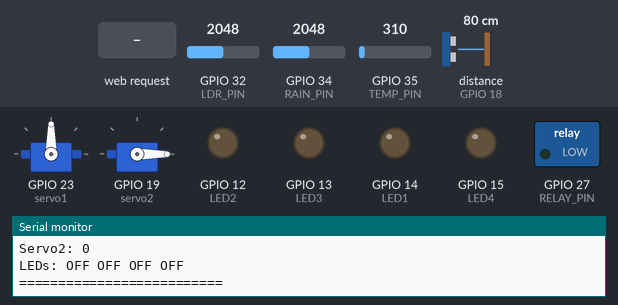
The sketch below on a simulated ESP32. Shown: 2 × servo, switched loads named in the sketch (green lamp = pin HIGH), output pins drawn as LEDs (lit = HIGH), the last lines printed to the serial monitor. Wiring (inferred from the names in the program): ultrasonic range finder: trigger GPIO 5; echo GPIO 18. The test bench sets the inputs (shaded band); at power-on: GPIO 35 (TEMP_PIN) = 310, GPIO 32 (LDR_PIN) = 2048, GPIO 34 (RAIN_PIN) = 2048, distance to the obstacle (sensor on GPIO 18) 80 cm. The echo pulse lasts 58.3 µs per cm; WiFi joins after 1.5 s; servers stay silent unless stated; pins used as bus, display or sensor lines are not drawn.

Above: at 2.7 s.
2.8 s: GPIO 35 (TEMP_PIN) set to 416
4.7 s: GPIO 35 (TEMP_PIN) set to 452
At 6.7 s:
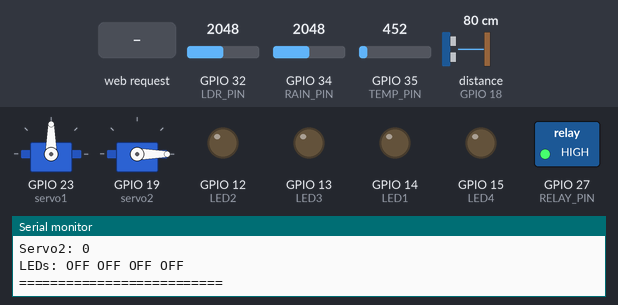
7.0 s: HTTP request GET /toggleMode received
At 8.5 s:
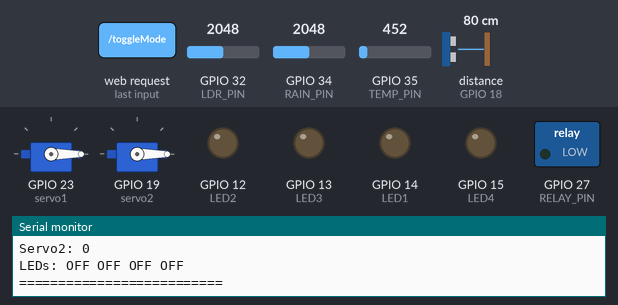
9.1 s: HTTP request GET /servo?s1=120 received
At 10.0 s:
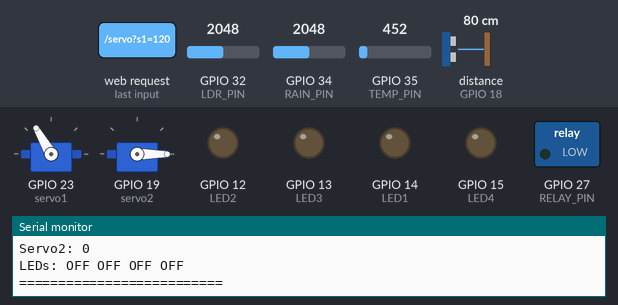
11.1 s: HTTP request GET /led?s1=1&s2=1&l=1 received
At 12.8 s:
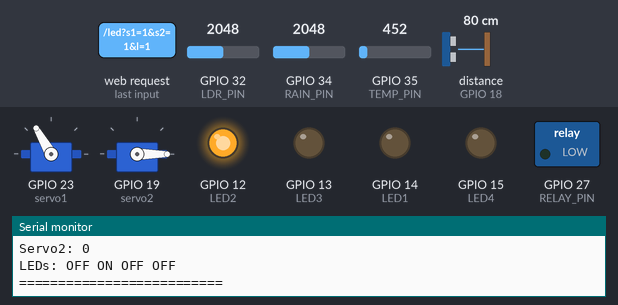
13.1 s: HTTP request GET /led received
At 14.4 s:
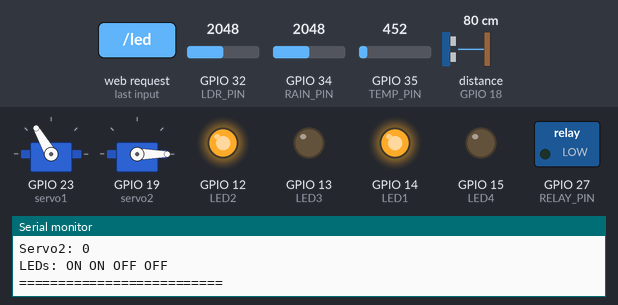
Timing chart, 0 to 16.1 s (numbered marks = the images above; inputs shaded):
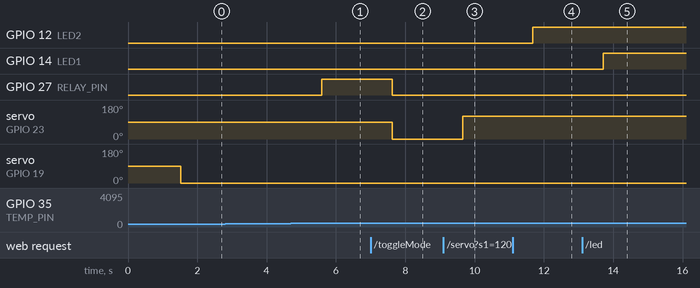

Measured:
- the behaviour switches between 434 and 435 on GPIO 35 (TEMP_PIN) (found by bisection; images 0 and 1)
- after the input at 4.7 s, GPIO 27 (RELAY_PIN): LOW → HIGH after 0.89 s
- after the input at 7.0 s, GPIO 27 (RELAY_PIN): HIGH → LOW after 0.62 s; servo on GPIO 23 (servo1): 90° → 0° after 0.62 s
- after the input at 9.1 s, servo on GPIO 23 (servo1): 0° → 120° after 0.56 s
- after the input at 11.1 s, GPIO 12 (LED2): LOW → HIGH after 0.58 s
- after the input at 13.1 s, GPIO 14 (LED1): LOW → HIGH after 0.61 s

The sketch:

Smart_Home.ino
```cpp
#include <WiFi.h>
#include <WebServer.h>
#include <ESP32Servo.h>

const char* ssid = "id wifi";
const char* password = "password";

WebServer server(80);
Servo servo1, servo2;

// Pin Definitions
#define RAIN_PIN 34
#define TRIG_PIN 5
#define ECHO_PIN 18
#define TEMP_PIN 35
#define LDR_PIN 32
#define RELAY_PIN 27
#define LED1 14  // Kamar 1
#define LED2 12  // Kamar 2
#define LED3 13  // Ruang Tamu
#define LED4 15  // Teras

bool manualMode = false;
int servo1Pos = 0;
int servo2Pos = 0;
int relayState = 0;
int ledState[4] = {0, 0, 0, 0};

// Fungsi baca sensor
float readTemp() {
  int adc = analogRead(TEMP_PIN);
  float voltage = (adc / 4095.0) * 3.3;
  return voltage * 100.0;
}

float readDistance() {
  digitalWrite(TRIG_PIN, LOW); delayMicroseconds(2);
  digitalWrite(TRIG_PIN, HIGH); delayMicroseconds(10);
  digitalWrite(TRIG_PIN, LOW);
  return pulseIn(ECHO_PIN, HIGH) * 0.034 / 2;
}

// Fungsi untuk menampilkan data sensor real-time
String sensorData() {
  float suhu = readTemp();
  float jarak = readDistance();
  int hujan = analogRead(RAIN_PIN);
  int ldr = analogRead(LDR_PIN);

  String data = "<ul>";
  data += "<li>Suhu: " + String(suhu, 1) + " °C</li>";
  data += "<li>Jarak: " + String(jarak, 1) + " cm</li>";
  data += "<li>Sensor Hujan: " + String(hujan) + "</li>";
  data += "<li>Sensor LDR: " + String(ldr) + "</li>";
  data += "</ul>";
  return data;
}

// Fungsi halaman HTML utama
String htmlPage() {
  String modeStr = manualMode ? "Manual" : "Otomatis";
  String html = R"rawliteral(
    <!DOCTYPE html><html>
    <head><meta name="viewport" content="width=device-width, initial-scale=1">
    <style>
      body { font-family: Arial; background: #f4f4f4; padding: 20px; }
      h2 { text-align: center; }
      .section { background: #fff; padding: 15px; margin-bottom: 15px; border-radius: 10px; box-shadow: 2px 2px 10px #ccc; }
      .btn { padding: 10px 15px; margin: 5px; border: none; border-radius: 5px; background: #2196F3; color: white; cursor: pointer; }
      .btn:hover { background: #0b7dda; }
      .slider { width: 100%; }
      .row { display: flex; flex-wrap: wrap; justify-content: space-around; }
    </style>
    </head>
    <body>
      <h2>Smart Home ESP32 Control</h2>
      <div class='section'>
        <h3>Mode: <b>)rawliteral";
  html += modeStr;
  html += R"rawliteral(</b></h3>
        <form action="/toggleMode"><button class="btn">Toggle Mode</button></form>
      </div>
      <div class='section'>
        <h3>Servo 1 (Jemuran) & Servo 2 (Garasi)</h3>
        <form action="/servo">
          Servo1: <input type="range" name="s1" min="0" max="180" value=")rawliteral";
  html += servo1Pos;
  html += R"rawliteral(" class="slider"><br>
          Servo2: <input type="range" name="s2" min="0" max="180" value=")rawliteral";
  html += servo2Pos;
  html += R"rawliteral(" class="slider"><br>
          <button class="btn" type="submit">Update</button>
        </form>
      </div>
      <div class='section'>
        <h3>Control Kipas (Temp > 35°C)</h3>
        <p>Status: <b>)rawliteral";
  html += (relayState ? "ON" : "OFF");
  html += R"rawliteral(</b></p>
        <form action="/relay"><button class="btn" name="r" value="toggle">Toggle Relay</button></form>
      </div>
      <div class='section'>
        <h3>Control Lampu Rumah</h3>
        <div class="row">
          <form action="/led"><button class="btn" name="l" value="0">Kamar 1: )rawliteral";
  html += (ledState[0] ? "ON" : "OFF");
  html += R"rawliteral(</button></form>
          <form action="/led"><button class="btn" name="l" value="1">Kamar 2: )rawliteral";
  html += (ledState[1] ? "ON" : "OFF");
  html += R"rawliteral(</button></form>
          <form action="/led"><button class="btn" name="l" value="2">Ruang Tamu: )rawliteral";
  html += (ledState[2] ? "ON" : "OFF");
  html += R"rawliteral(</button></form>
          <form action="/led"><button class="btn" name="l" value="3">Teras: )rawliteral";
  html += (ledState[3] ? "ON" : "OFF");
  html += R"rawliteral(</button></form>
        </div>
      </div>
      <div class='section'>
        <h3>Monitoring Sensor Real-Time</h3>
        <div id="sensorData">Memuat data...</div>
      </div>

      <script>
        setInterval(() => {
          fetch('/data')
            .then(res => res.text())
            .then(html => {
              document.getElementById('sensorData').innerHTML = html;
            });
        }, 2000);
      </script>
    </body></html>
  )rawliteral";
  return html;
}

void setup() {
  Serial.begin(115200);
  WiFi.begin(ssid, password);
  while (WiFi.status() != WL_CONNECTED) delay(500);
  Serial.println("WiFi connected");
  Serial.print("IP Address: "); Serial.println(WiFi.localIP());

  servo1.attach(23);
  servo2.attach(19);

  pinMode(TRIG_PIN, OUTPUT);
  pinMode(ECHO_PIN, INPUT);
  pinMode(RELAY_PIN, OUTPUT);
  pinMode(LED1, OUTPUT); pinMode(LED2, OUTPUT);
  pinMode(LED3, OUTPUT); pinMode(LED4, OUTPUT);

  server.on("/", []() {
    server.send(200, "text/html", htmlPage());
  });

  server.on("/toggleMode", []() {
    manualMode = !manualMode;
    server.send(200, "text/html", htmlPage());
  });

  server.on("/servo", []() {
    if (manualMode) {
      if (server.hasArg("s1")) servo1Pos = server.arg("s1").toInt();
      if (server.hasArg("s2")) servo2Pos = server.arg("s2").toInt();
    }
    server.send(200, "text/html", htmlPage());
  });

  server.on("/relay", []() {
    relayState = !relayState;
    server.send(200, "text/html", htmlPage());
  });

  server.on("/led", []() {
    int idx = server.arg("l").toInt();
    ledState[idx] = !ledState[idx];
    int ledPins[] = {LED1, LED2, LED3, LED4};
    digitalWrite(ledPins[idx], ledState[idx]);
    server.send(200, "text/html", htmlPage());
  });

  server.on("/data", []() {
    server.send(200, "text/html", sensorData());
  });

  server.begin();
}

void loop() {
  server.handleClient();

  float suhu = readTemp();
  float jarak = readDistance();
  int hujan = analogRead(RAIN_PIN);
  int ldr = analogRead(LDR_PIN);

  Serial.println("======= MONITORING =======");
  Serial.println("Mode: " + String(manualMode ? "Manual" : "Otomatis"));
  Serial.println("Suhu: " + String(suhu, 2) + "°C");
  Serial.println("Jarak: " + String(jarak, 2) + " cm");
  Serial.println("Sensor Hujan: " + String(hujan));
  Serial.println("Sensor LDR: " + String(ldr));
  Serial.println("Relay: " + String(relayState ? "ON" : "OFF"));
  Serial.println("Servo1: " + String(servo1Pos));
  Serial.println("Servo2: " + String(servo2Pos));
  Serial.print("LEDs: ");
  for (int i = 0; i < 4; i++) Serial.print(ledState[i] ? "ON " : "OFF ");
  Serial.println("\n==========================\n");

  if (!manualMode) {
    static int lastServo1 = -1;
    int targetServo1 = (hujan < 2500) ? 90 : 0;
    if (abs(targetServo1 - lastServo1) >= 3) {
      servo1.write(targetServo1);
      lastServo1 = targetServo1;
    }

    servo2.write(jarak < 17.0 ? 90 : 0);
    relayState = (suhu > 35.0) ? 1 : 0;
    digitalWrite(RELAY_PIN, relayState);

    bool lightOn = (ldr < 1500);
    digitalWrite(LED1, lightOn);
    digitalWrite(LED2, lightOn);
    digitalWrite(LED3, lightOn);
    digitalWrite(LED4, lightOn);
  } else {
    digitalWrite(RELAY_PIN, relayState ? LOW : HIGH); // aktif low
    servo1.write(servo1Pos);
    servo2.write(servo2Pos);
    digitalWrite(LED1, ledState[0]);
    digitalWrite(LED2, ledState[1]);
    digitalWrite(LED3, ledState[2]);
    digitalWrite(LED4, ledState[3]);
  }

  delay(1000);
}
```
